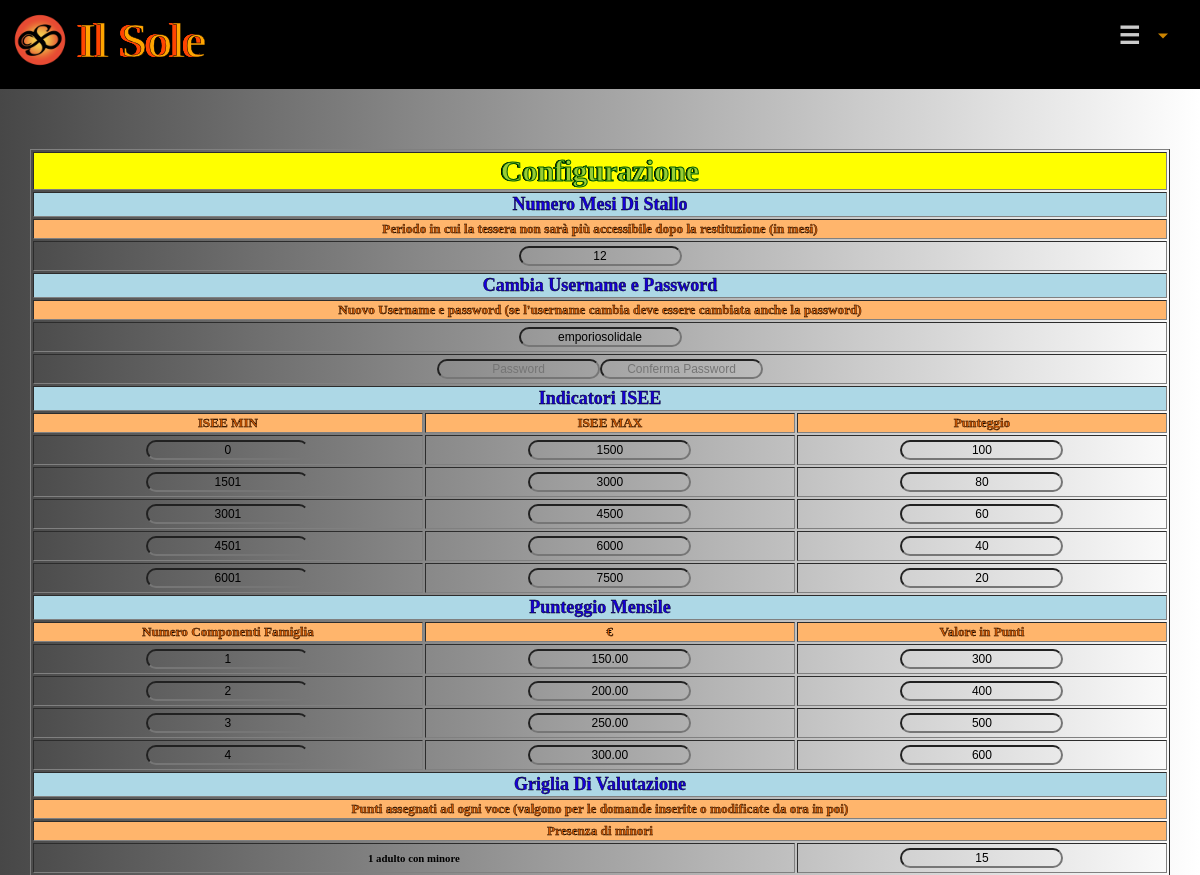
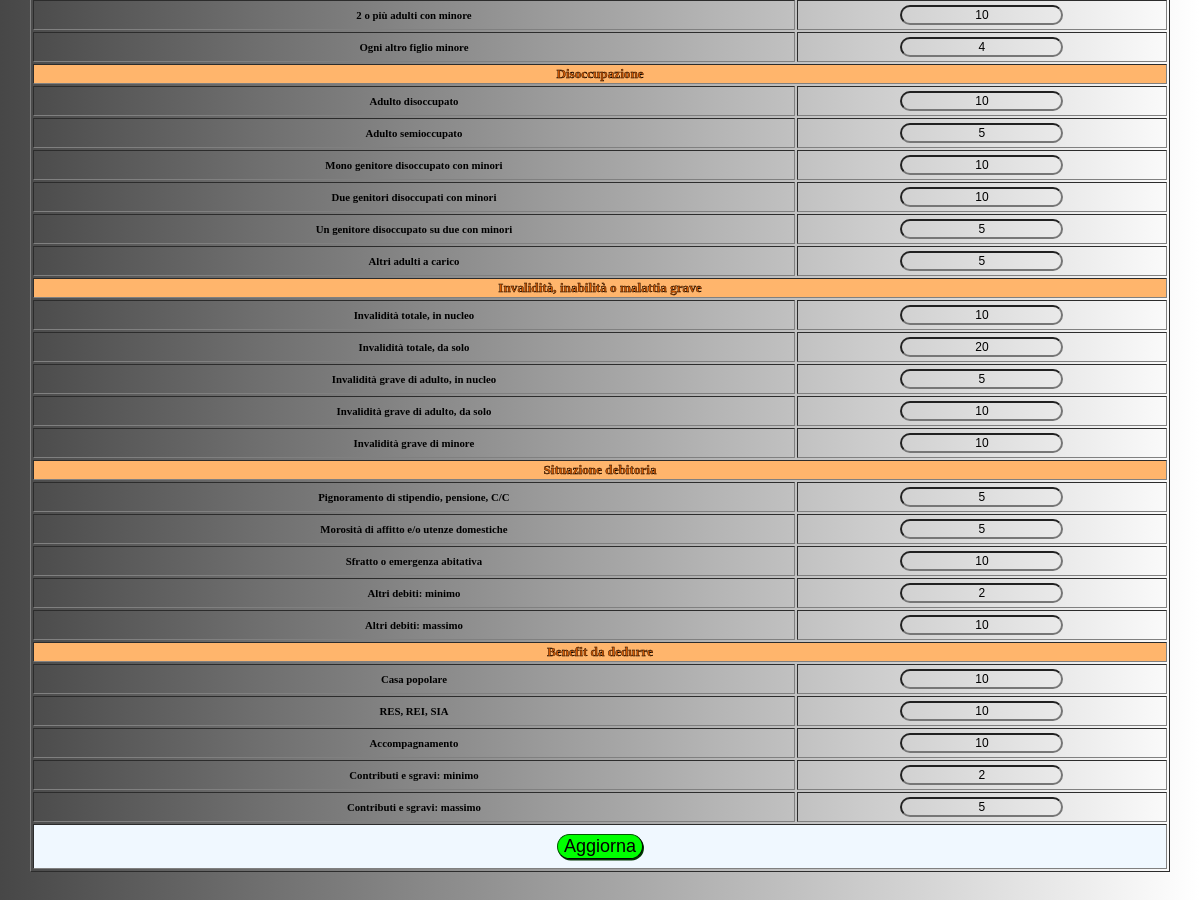
The page /FileToBeExecuted/Config.php (signed in) on the database its author committed (2 pictures, top to bottom).
### tables this page shows
CREATE TABLE `Stallo` (
  `nMesiStallo` int(11) NOT NULL
);

CREATE TABLE `IndicatoriISEE` (
  `N` int(11) NOT NULL,
  `ISEEmin` int(11) NOT NULL,
  `ISEEmax` int(11) NOT NULL,
  `Punteggio` int(11) NOT NULL
);

CREATE TABLE `PunteggioMensile` (
  `N` int(11) NOT NULL,
  `nComponenti` int(11) NOT NULL,
  `ValoreEuro` decimal(5,2) NOT NULL,
  `ValorePunti` int(11) NOT NULL
);

### src/Html.php (called while the page is built, shortened)
<?php
function e(mixed $value): string
{
    return htmlspecialchars(is_scalar($value) ? (string) $value : '', ENT_QUOTES | ENT_SUBSTITUTE, 'UTF-8');
}
function escapeRow(?array $row): ?array
{
    return $row === null ? null : array_map(fn (mixed $value) => is_string($value) ? e($value) : $value, $row);
}

### src/Rules.php (called while the page is built, shortened)
<?php
function ruleLabels(): array
{
    return [
        'Presenza di minori' => [
            'minors_one_adult' => '1 adulto con minore',
            'minors_more_adults' => '2 o più adulti con minore',
            'minors_each_other' => 'Ogni altro figlio minore',
        ],
        'Disoccupazione' => [
            'unemployed_adult' => 'Adulto disoccupato',
            'semi_employed_adult' => 'Adulto semioccupato',
            'single_parent_unemployed' => 'Mono genitore disoccupato con minori',
            'both_parents_unemployed' => 'Due genitori disoccupati con minori',
            'one_parent_of_two_unemployed' => 'Un genitore disoccupato su due con minori',
            'other_adults' => 'Altri adulti a carico',
        ],
        'Invalidità, inabilità o malattia grave' => [
            'disability_total_in_household' => 'Invalidità totale, in nucleo',
            'disability_total_alone' => 'Invalidità totale, da solo',
            'disability_severe_adult_in_household' => 'Invalidità grave di adulto, in nucleo',
            'disability_severe_adult_alone' => 'Invalidità grave di adulto, da solo',
            'disability_severe_minor' => 'Invalidità grave di minore',
        ],
        'Situazione debitoria' => [
            'debt_seizure' => 'Pignoramento di stipendio, pensione, C/C',
            'debt_arrears' => 'Morosità di affitto e/o utenze domestiche',
            'debt_eviction' => 'Sfratto o emergenza abitativa',
            'debt_other_min' => 'Altri debiti: minimo',
            'debt_other_max' => 'Altri debiti: massimo',
        ],
        'Benefit da dedurre' => [
            'benefit_public_housing' => 'Casa popolare',
            'benefit_income_support' => 'RES, REI, SIA',
            'benefit_care_allowance' => 'Accompagnamento',
            'benefit_other_min' => 'Contributi e sgravi: minimo',
            'benefit_other_max' => 'Contributi e sgravi: massimo',
        ],
    ];
}
function isPoints(mixed $value): bool
{
    return (is_int($value) && $value >= 0) || (is_string($value) && ctype_digit($value));
}
function rulesFromRows(array $rows): array
{
    $rules = defaultRules();
    foreach ($rows as $row) {
        $key = $row['Chiave'] ?? null;
        $points = $row['Punti'] ?? null;
        if (is_string($key) && array_key_exists($key, $rules) && isPoints($points)) {
            $rules[$key] = (int) $points;
        }
    }
    return $rules;
}

### src/Scoring.php (called while the page is built, shortened)
<?php
function defaultRules(): array
{
    return [
        'minors_one_adult' => 15,
        'minors_more_adults' => 10,
        'minors_each_other' => 4,
        'unemployed_adult' => 10,
        'semi_employed_adult' => 5,
        'single_parent_unemployed' => 10,
        'both_parents_unemployed' => 10,
        'one_parent_of_two_unemployed' => 5,
        'other_adults' => 5,
        'disability_total_in_household' => 10,
        'disability_total_alone' => 20,
        'disability_severe_adult_in_household' => 5,
        'disability_severe_adult_alone' => 10,
        'disability_severe_minor' => 10,
        'debt_seizure' => 5,
        'debt_arrears' => 5,
        'debt_eviction' => 10,
        'debt_other_min' => 2,
        'debt_other_max' => 10,
        'benefit_public_housing' => 10,
        'benefit_income_support' => 10,
        'benefit_care_allowance' => 10,
        'benefit_other_min' => 2,
        'benefit_other_max' => 5,
    ];
}

### FileToBeExecuted/Config.php (the view, shortened to what this page needs)
<?php require __DIR__ . '/../src/bootstrap.php'; \IlSole\Auth\requireLogin(); ?>
<!doctype html>
<html lang="it" ondragstart='return false' onselectstart='return false'>
    <head>
        <link href="../FileInclude/CascadingStyleSheet/SettingStyle.css" media="" rel="stylesheet" type="text/css">
    </head>
    <body>
        <?php
                require('../FileInclude/FileRequired/Connessione.php');
                require('../FileInclude/FileRequired/NavBars.php');
                require('../FileInclude/FileRequired/Functions.php');
                require(__DIR__ . '/../src/Scoring.php');
                require(__DIR__ . '/../src/Rules.php');
            if($_POST){
                    $nMesiStallo=\IlSole\Input\wholeNumber($_POST['nMesiStallo'] ?? '', 0, 120) ?? 0;
                        $NuovaPsw=(string) ($_POST['Psw'] ?? '');
                        $Username=strtolower(trim((string) ($_POST['Username'] ?? '')));
                        $ErroreCredenziali=null;
                        if( $NuovaPsw !== '' || ($_POST['ConfirmPsw'] ?? '') !== '' ) {
                            if( $NuovaPsw !== ($_POST['ConfirmPsw'] ?? '') ) {
                                $ErroreCredenziali="Le password non corrispondono";
                            } elseif( strlen($NuovaPsw) < 8 ) {
                                $ErroreCredenziali="La password deve avere almeno 8 caratteri";
                            } elseif( !preg_match('/^[a-z0-9._-]{4,15}$/', $Username) ) {
                                $ErroreCredenziali="L'username deve avere da 4 a 15 caratteri tra lettere, cifre, punto, trattino";
                            }
                        }
                        if( $ErroreCredenziali !== null ) {
                            ?>
                                <script>
                                    alert(<?php echo json_encode("Configurazione non salvata\n".$ErroreCredenziali, JSON_HEX_TAG | JSON_HEX_AMP | JSON_UNESCAPED_UNICODE); ?>);
                                    window.location.replace("Config.php");
                                </script>
                            <?php
                            DIE();
                        }
                    $ISEEmin=$_REQUEST['ISEEmin'];
                    $ISEEmax=$_REQUEST['ISEEmax'];
                    $Punti=$_REQUEST['Punteggio'];
                    $nComponenti=$_REQUEST['nComponenti'];
                    $ValoreEuro=$_REQUEST['ValoreEuro'];
                    $ValorePunti=$_REQUEST['ValorePunti'];
                    try {
                        $RegolePunteggio=\IlSole\Rules\rulesFromForm($_REQUEST['Regola'] ?? null);
                    } catch ( InvalidArgumentException $Errore ) {
                        ?>
                            <script>
                                alert(<?php echo json_encode("Configurazione non salvata\n".$Errore->getMessage(), JSON_HEX_TAG | JSON_HEX_AMP | JSON_UNESCAPED_UNICODE); ?>);
                                window.location.replace("Config.php");
                            </script>
                        <?php
                        DIE();
                    }
                        if( $NuovaPsw !== '' ) {
                            mysqli_execute_query($connection,"UPDATE Administrator SET Username = ?, Password = ? WHERE Username = ?",[$Username,password_hash($NuovaPsw,PASSWORD_DEFAULT),$_SESSION['operator']]);
                            $_SESSION['operator']=$Username;
                        }
                        $UpdateMesiStallo="UPDATE Stallo
                        SET nMesiStallo = ?;";
                        $UpdateMesiStalloParametri=[$nMesiStallo];
                        $RisultatoStallo=mysqli_execute_query($connection,$UpdateMesiStallo,$UpdateMesiStalloParametri) OR DIE(mysqli_error($connection));
                        for( $i=1;$i<=count($Punti);$i++ ) {
                            $UpdateIndISEE="UPDATE IndicatoriISEE
                            SET ISEEmin = ?, ISEEmax = ?, Punteggio = ?
                            WHERE N = ?;";
                            $UpdateIndISEEParametri=[$ISEEmin[$i],$ISEEmax[$i],$Punti[$i],$i];
                            $RisultatoIndISEE=mysqli_execute_query($connection,$UpdateIndISEE,$UpdateIndISEEParametri);
                        }
                        for( $i=1;$i<=count($nComponenti);$i++ ) {
                            $UpdatePntMen="UPDATE PunteggioMensile
                            SET nComponenti = ?, ValoreEuro = ?, ValorePunti = ?
                            WHERE N = ?;";
                            $UpdatePntMenParametri=[$nComponenti[$i],$ValoreEuro[$i],$ValorePunti[$i],$i];
                            $RisultatoPntMen=mysqli_execute_query($connection,$UpdatePntMen,$UpdatePntMenParametri) OR DIE(mysqli_error($connection));
                        }
                        $salvaRegola=mysqli_prepare($connection,"INSERT INTO RegolePunteggio (Chiave, Punti) VALUES (?, ?) ON DUPLICATE KEY UPDATE Punti = VALUES(Punti)");
                        foreach ( $RegolePunteggio as $Chiave => $PuntiRegola ) {
                            mysqli_stmt_bind_param($salvaRegola,"si",$Chiave,$PuntiRegola);
                            mysqli_stmt_execute($salvaRegola);
                        }
                    ?>
                        <script>
                            alert("Database Aggiornato\n(l'username viene aggiornato solamente se vengono immesse delle password)");
                            window.location.replace("List.php");
                        </script>
                    <?php
            } else {
                $action=$_SERVER['PHP_SELF'];
                echo "<form action=" . $action . " method='POST' autocomplete='Off'>";
                        $MesiStallo="SELECT *
                        FROM Stallo";
                        $RisultatoStallo=mysqli_query($connection,$MesiStallo) OR DIE(mysqli_error($connection));
                        $nMesiStallo=\IlSole\Html\escapeRow(mysqli_fetch_array($RisultatoStallo,MYSQLI_ASSOC));
                        $Credenziali="SELECT *
                        FROM Administrator";
                        $RisultatoCredenziali=mysqli_query($connection,$Credenziali) OR DIE(mysqli_error($connection));
                        $UsPsw=\IlSole\Html\escapeRow(mysqli_fetch_array($RisultatoCredenziali,MYSQLI_ASSOC));
                        $PntMensile="SELECT *
                        FROM PunteggioMensile";
                        $RisultatoPntMensile=mysqli_query($connection,$PntMensile) OR DIE(mysqli_error($connection));
                        $indISEE="SELECT *
                        FROM IndicatoriISEE";
                        $RisultatoindISEE=mysqli_query($connection,$indISEE) OR DIE(mysqli_error($connection));
                        echo "<div class='centro'>";
                        echo "<table class='Set' border=1>";
                        echo "<tr><th class='major' colspan='3'>Configurazione</th></tr>";
                        echo "<tr><th Class='LightBlue' colspan='3'>Numero Mesi Di Stallo</th></tr>";
                        echo "<tr><th Class='Orangino' colspan='3'>Periodo in cui la tessera non sar&agrave; pi&ugrave; accessibile dopo la restituzione (in mesi)</th></tr>";
                        echo "<tr><th colspan='3'><input type='number' name='nMesiStallo' value='".$nMesiStallo['nMesiStallo']."' required/></th></tr>";
                        echo "<tr><th Class='LightBlue' colspan='3'>Cambia Username e Password</th></tr>";
                        echo "<tr><th Class='Orangino' colspan='3'>Nuovo Username e password (se l'username cambia deve essere cambiata anche la password)</th></tr>";
                        echo "<tr title='Se cambia l'username vanno inserite anche le password, altrimenti le credenziali non verranno aggiornate.'><th colspan='3'><input minlength='4' maxlength='15' type='text' name='Username' placeholder='Username' value='".\IlSole\Html\e($UsPsw['Username'])."' required/></th></tr>
                        <tr title='Se cambia l'username vanno inserite anche le password, altrimenti le credenziali non verranno aggiornate.'><th colspan='3'><input minlength='8' maxlength='72' type='password' name='Psw' placeholder='Password' autocomplete='new-password' /><input minlength='8' maxlength='72' type='password' name='ConfirmPsw' placeholder='Conferma Password' autocomplete='new-password'/></th></tr>";
                        echo "<tr><th Class='LightBlue' colspan='3'>Indicatori ISEE</th></tr>";
                        echo "<tr><th Class='Orangino'>ISEE MIN</th><th Class='Orangino'>ISEE MAX</th><th Class='Orangino'>Punteggio</th></tr>";
                        $i=1;
                        while( $RigaIndISEE=\IlSole\Html\escapeRow(mysqli_fetch_array($RisultatoindISEE,MYSQLI_ASSOC)) ) {
                            echo "<tr><th><input type='number' name='ISEEmin[$i]' value='".$RigaIndISEE['ISEEmin']."' required/></th>";
                            echo "<th><input type='number' name='ISEEmax[$i]' value='".$RigaIndISEE['ISEEmax']."' required/></th>";
                            echo "<th><input type='number' name='Punteggio[$i]' value='".$RigaIndISEE['Punteggio']."' required/></th></tr>";
                            $i++;
                        }
                        echo "<tr><th Class='LightBlue' colspan='3'>Punteggio Mensile</th></tr>";
                        echo "<tr><th Class='Orangino'>Numero Componenti Famiglia</th><th Class='Orangino'>&euro;</th><th Class='Orangino'>Valore in Punti</th></tr>";
                        $i=1;
                        while( $RigaPntMensile=\IlSole\Html\escapeRow(mysqli_fetch_array($RisultatoPntMensile,MYSQLI_ASSOC)) ) {
                            echo "<tr><th><input type='number' name='nComponenti[$i]' value='".$RigaPntMensile['nComponenti']."' required/></th>";
                            echo "<th><input type='number' name='ValoreEuro[$i]' value='".$RigaPntMensile['ValoreEuro']."' required/></th>";
                            echo "<th><input type='number' name='ValorePunti[$i]' value='".$RigaPntMensile['ValorePunti']."' required/></th></tr>";
                            $i++;
                        }
                        $risRegole=mysqli_query($connection,"SELECT Chiave, Punti FROM RegolePunteggio") OR DIE(mysqli_error($connection));
                        $RegolePunteggio=\IlSole\Rules\rulesFromRows(mysqli_fetch_all($risRegole,MYSQLI_ASSOC));
                        echo "<tr><th Class='LightBlue' colspan='3'>Griglia Di Valutazione</th></tr>";
                        echo "<tr><th Class='Orangino' colspan='3'>Punti assegnati ad ogni voce (valgono per le domande inserite o modificate da ora in poi)</th></tr>";
                        foreach ( \IlSole\Rules\ruleLabels() as $Sezione => $Voci ) {
                            echo "<tr><th Class='Orangino' colspan='3'>".htmlspecialchars($Sezione)."</th></tr>";
                            foreach ( $Voci as $Chiave => $Etichetta ) {
                                echo "<tr><th colspan='2'>".htmlspecialchars($Etichetta)."</th>";
                                echo "<th><input type='number' min='0' step='1' name='Regola[$Chiave]' value='".$RegolePunteggio[$Chiave]."' required/></th></tr>";
                            }
                        }
                        echo "<tr><th class='submit' colspan='3'><input type='submit' name='Aggiorna' value='Aggiorna' /></th></tr>";
                        echo "</table>";
                        echo "</Div>";
                echo "</form>";
            }
        ?>
    </body>
</html>

### rows shown on the page
stallo: nMesiStallo "12"
indicatoriisee: ISEEmin "0", ISEEmax "1500", Punteggio "100"
indicatoriisee: ISEEmin "1501", ISEEmax "3000", Punteggio "80"
indicatoriisee: ISEEmin "3001", ISEEmax "4500", Punteggio "60"
indicatoriisee: ISEEmin "4501", ISEEmax "6000", Punteggio "40"
indicatoriisee: ISEEmin "6001", ISEEmax "7500", Punteggio "20"
punteggiomensile: nComponenti "1", ValoreEuro "150.00", ValorePunti "300"
punteggiomensile: nComponenti "2", ValoreEuro "200.00", ValorePunti "400"
punteggiomensile: nComponenti "3", ValoreEuro "250.00", ValorePunti "500"
punteggiomensile: nComponenti "4", ValoreEuro "300.00", ValorePunti "600"

### other values the page prints
$Sezione "Presenza di minori"
$Etichetta "1 adulto con minore"
$Etichetta "2 o più adulti con minore"
$Etichetta "Ogni altro figlio minore"
$Sezione "Disoccupazione"
$Etichetta "Adulto disoccupato"
$Etichetta "Adulto semioccupato"
$Etichetta "Mono genitore disoccupato con minori"
$Etichetta "Due genitori disoccupati con minori"
$Etichetta "Un genitore disoccupato su due con minori"
$Etichetta "Altri adulti a carico"
$Sezione "Invalidità, inabilità o malattia grave"
$Etichetta "Invalidità totale, in nucleo"
$Etichetta "Invalidità totale, da solo"
$Etichetta "Invalidità grave di adulto, in nucleo"
